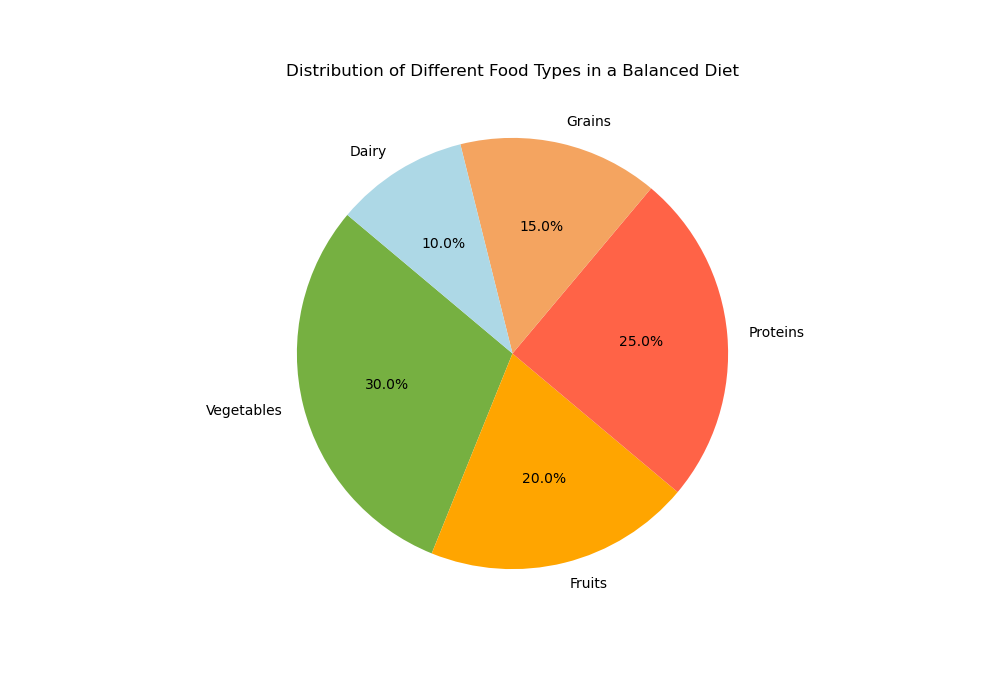

This chart was generated by the following Python code:

import matplotlib.pyplot as plt

# Data points
food_types = [
    'Vegetables', 'Fruits', 'Proteins', 'Grains', 'Dairy'
]

percentages = [
    30.0, 20.0, 25.0, 15.0, 10.0
]

# Colors for each section
colors = [
    '#76b041', '#ffa500', '#ff6347', '#f4a460', '#add8e6'
]

# Resize the chart
plt.figure(figsize=(10, 7))

# Create the pie chart
plt.pie(percentages, labels=food_types, colors=colors, autopct='%1.1f%%', startangle=140)

# Set the title
plt.title('Distribution of Different Food Types in a Balanced Diet')

# Display the chart
plt.show()
